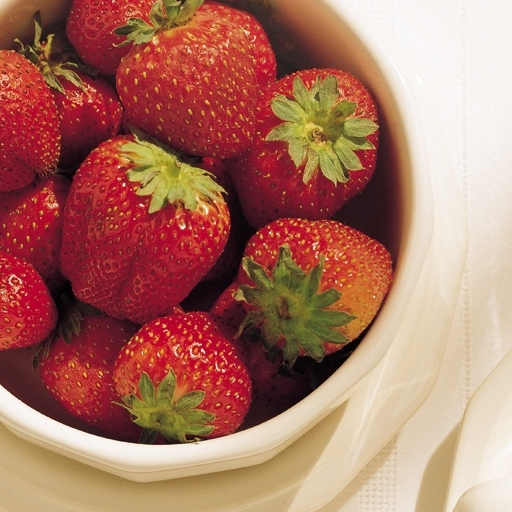
#> input picture immagini/fragole.jpg, 512 x 512 px, found by its file name
$ python lab5.py
#> lines starting #> are read from the running program, lines starting #| are printed output that depends on the picture
import numpy as np
import skimage.io as io
import matplotlib.pyplot as plt
from skimage.color import rgb2hsv, hsv2rgb
from skimage.exposure import equalize_hist
from scipy.ndimage import uniform_filter
plt.close('all')
x=np.float64(io.imread('Immagini/fragole.jpg'))/255
plt.figure(1)
plt.imshow(x)

k=11
y =uniform_filter(x, (k,k,1))
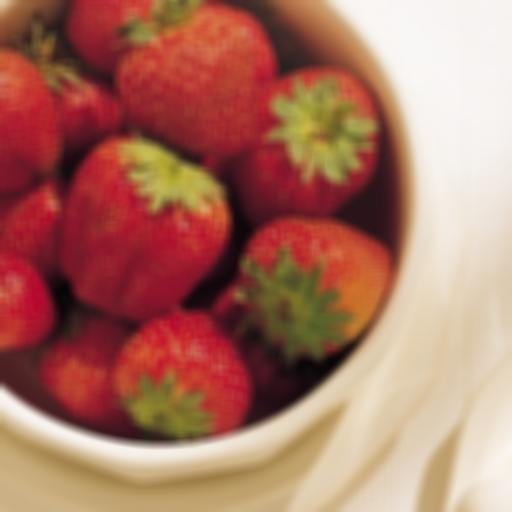
#> y: shape (512, 512, 3) float64; mean R, G, B 0.672, 0.453, 0.39

w=rgb2hsv(x)
#> w: shape (512, 512, 3) float64; mean of channels 0, 1, 2 0.362, 0.502, 0.672
H=w[:,:,0]
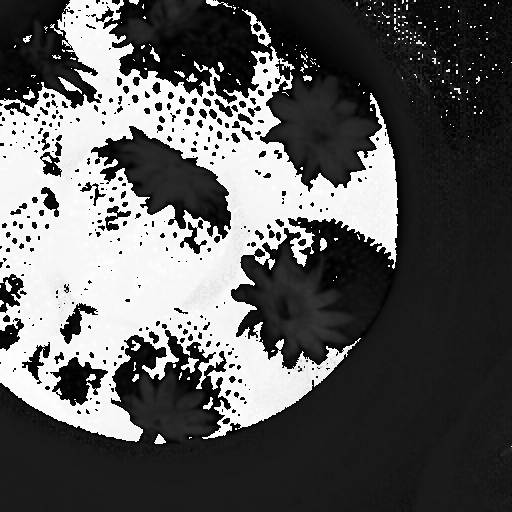
#> H: shape (512, 512) float64; min 0, max 0.999, mean 0.362
S=w[:,:,1]
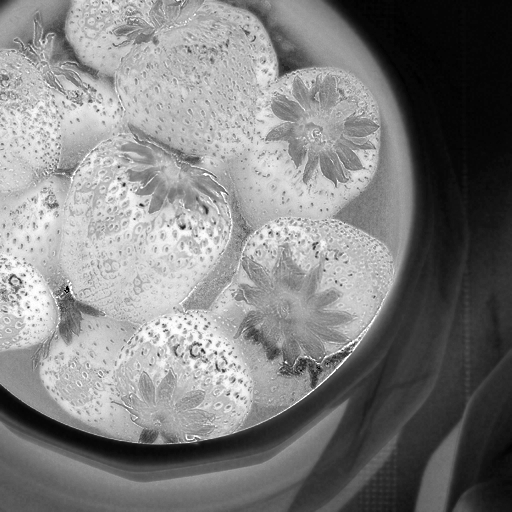
#> S: shape (512, 512) float64; min 0, max 1, mean 0.502
V=w[:,:,2]
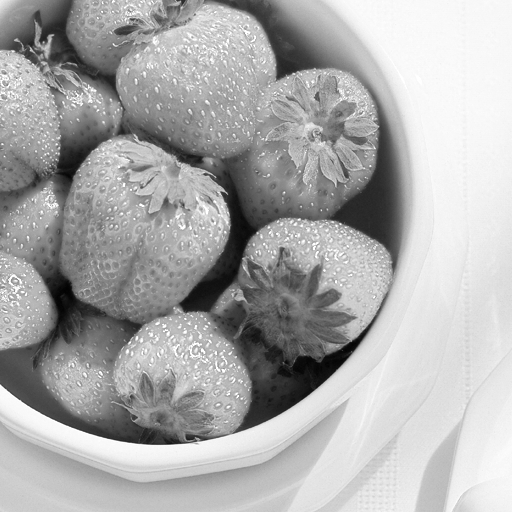
#> V: shape (512, 512) float64; min 0.00784, max 1, mean 0.672

#filtriamo solo l'intensità
fV=uniform_filter(V, (k,k))
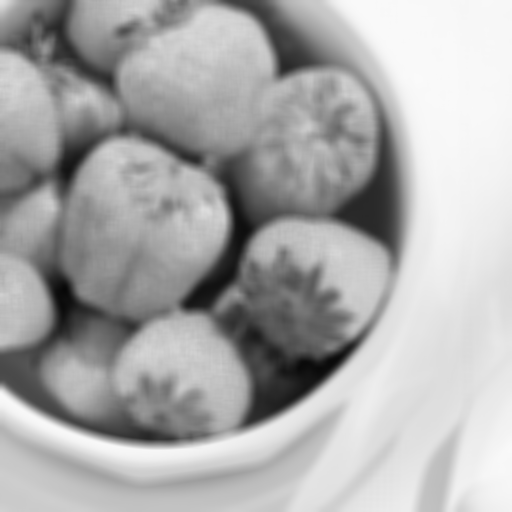
#> fV: shape (512, 512) float64; min 0.0286, max 0.982, mean 0.672

W=np.stack((H,S,fV), 2)
#> W: shape (512, 512, 3) float64; mean of channels 0, 1, 2 0.362, 0.502, 0.672

z=hsv2rgb(W)
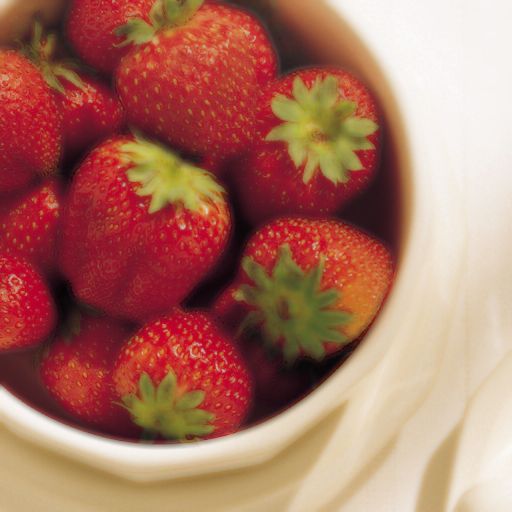
#> z: shape (512, 512, 3) float64; mean R, G, B 0.672, 0.451, 0.389

plt.figure(2)
plt.imshow(y)

plt.figure(3)
plt.imshow(z)

$ run again, with immagini/auto.jpg copied over immagini/fragole.jpg
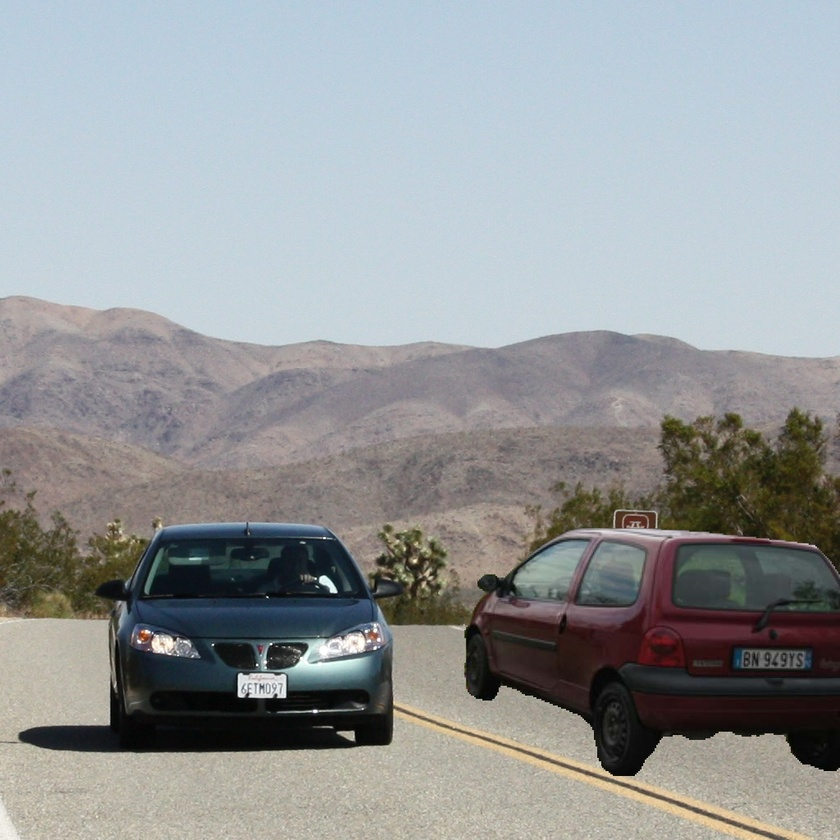
#> input picture immagini/auto.jpg, 840 x 840 px, shrunk from 1024 x 1024 before the run, found by its file name
#> w: shape (840, 840, 3) float64; mean of channels 0, 1, 2 0.429, 0.165, 0.631
#> `S=w[:,:,1]`:
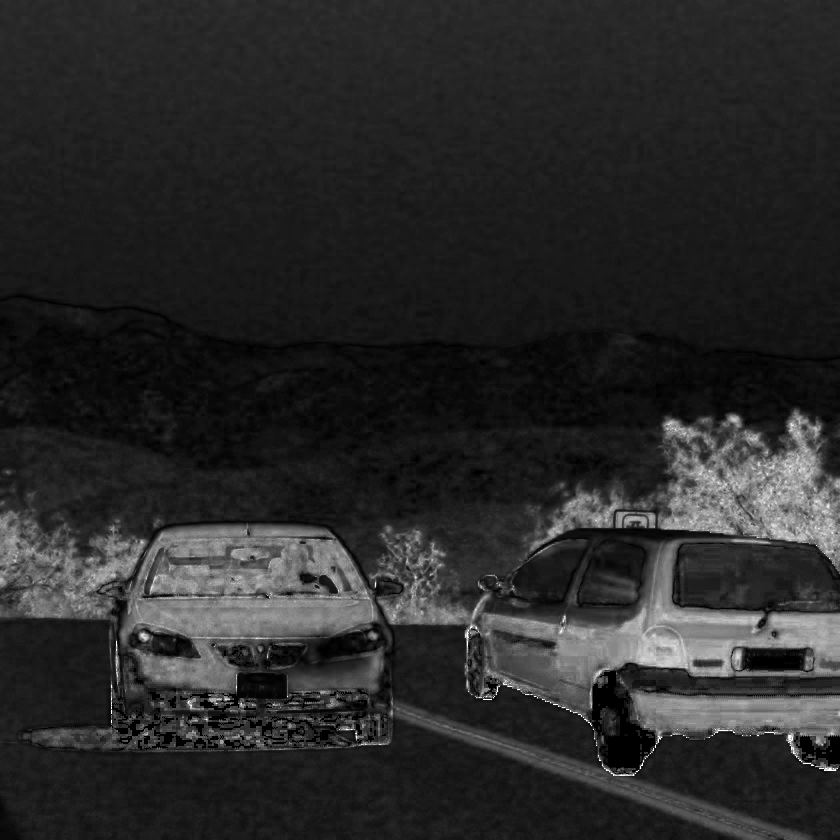
#> S: shape (840, 840) float64; min 0, max 1, mean 0.165
#> `fV=uniform_filter(V, (k,k))`:
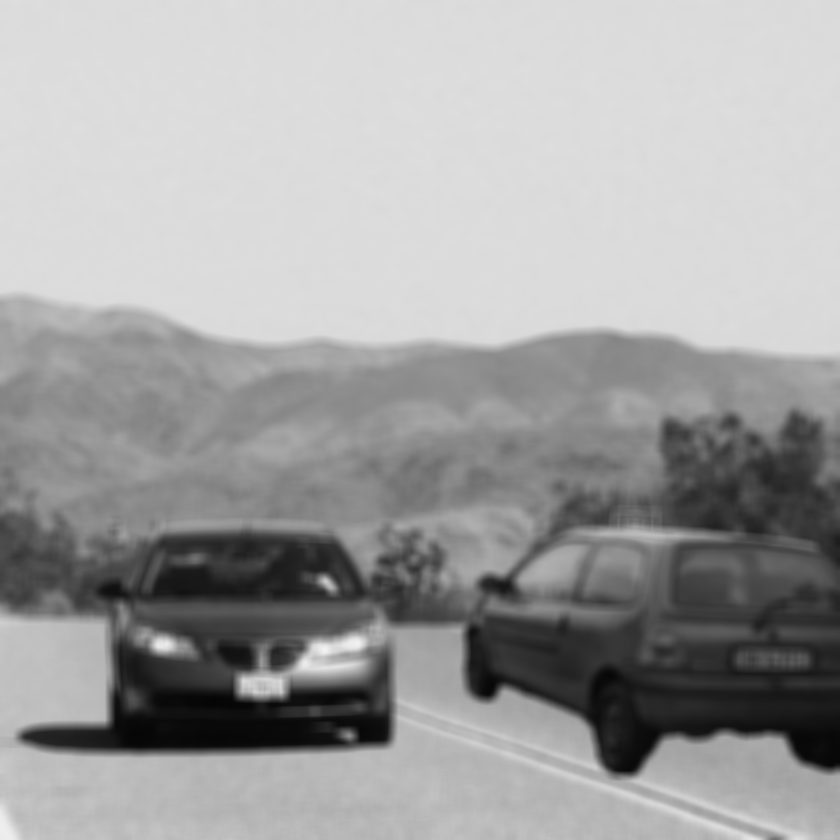
#> fV: shape (840, 840) float64; min 0.0222, max 0.953, mean 0.631
#> W: shape (840, 840, 3) float64; mean of channels 0, 1, 2 0.429, 0.165, 0.631

$ run again, with immagini/azzurro.jpg copied over immagini/fragole.jpg
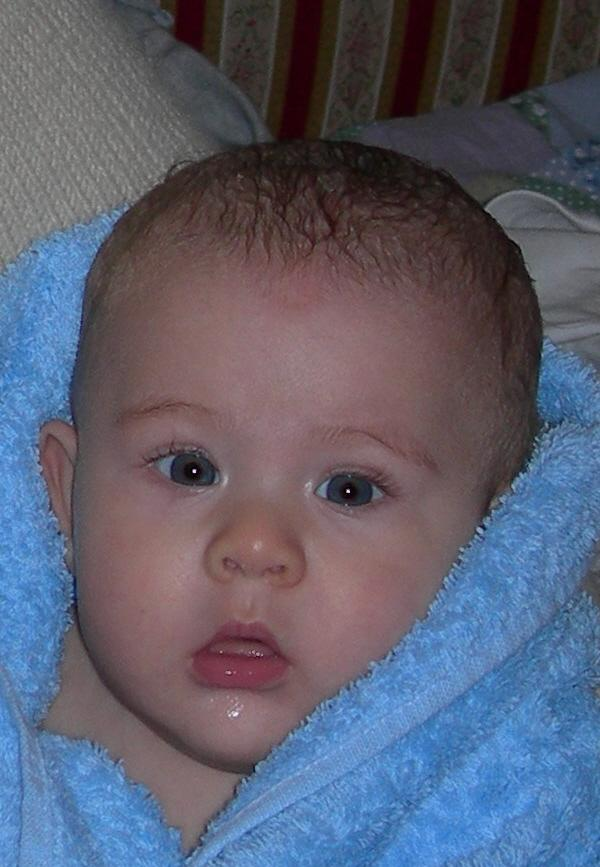
#> input picture immagini/azzurro.jpg, 600 x 867 px, found by its file name
#> w: shape (867, 600, 3) float64; mean of channels 0, 1, 2 0.53, 0.327, 0.482
#> `S=w[:,:,1]`:
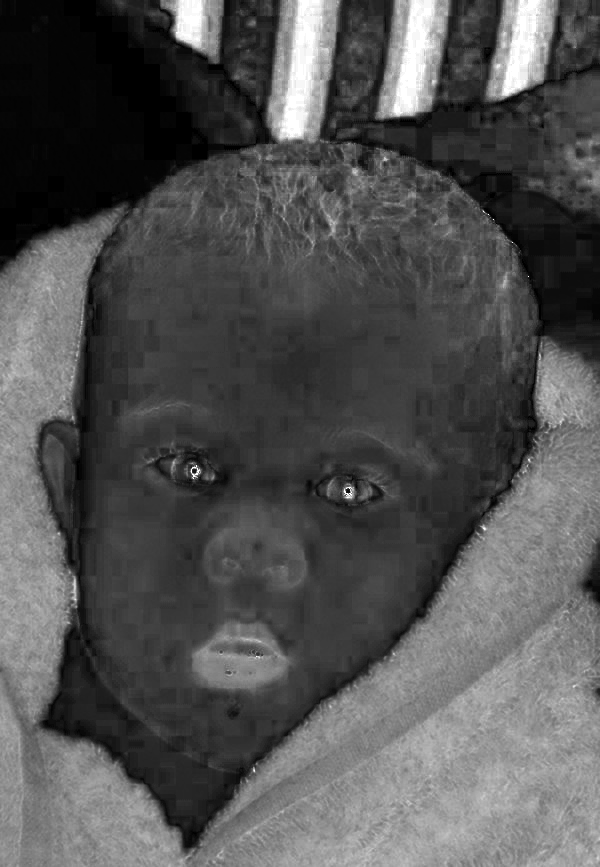
#> S: shape (867, 600) float64; min 0, max 1, mean 0.327
#> `V=w[:,:,2]`:
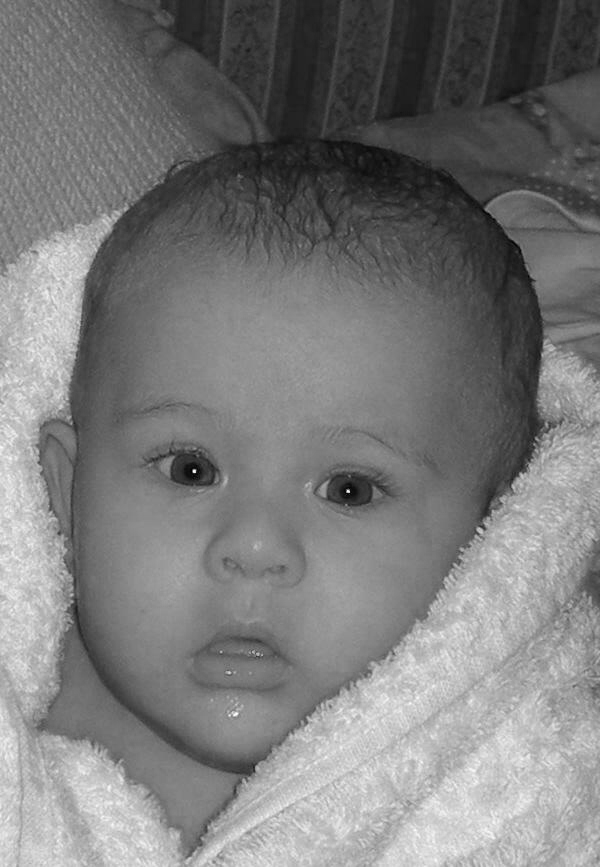
#> V: shape (867, 600) float64; min 0.00392, max 1, mean 0.482
#> W: shape (867, 600, 3) float64; mean of channels 0, 1, 2 0.53, 0.327, 0.482
